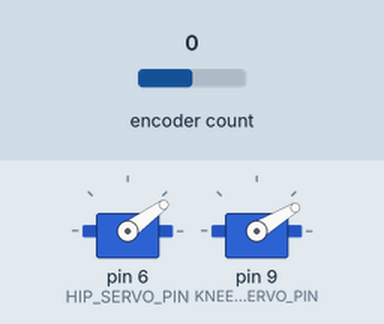
Bench run of a sketch on a simulated Arduino Pro Mini, built with avr-gcc and run on an emulated ATmega328P. Shown: 2 × servo. Inputs (shaded band) come from the test bench; at power-on: encoder count 0.

Above: at 0.1 s.
At 1.9 s:
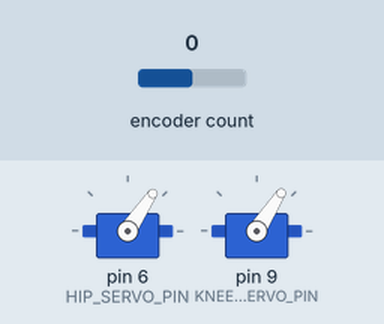
Timing chart, 0 to 3.4 s (numbered marks = the images above):
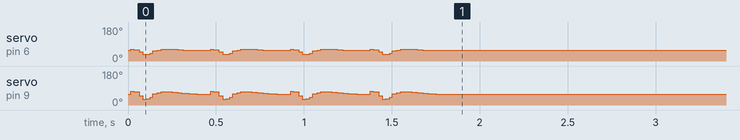

The sketch:

ArduinoHop1012.ino
```cpp
// Arduino Pro Mini, 5V 16MHz, ATMega 328p
//install servo library
//install encoder library

#define KNEE_SERVO_PIN  9
#define HIP_SERVO_PIN   6

#define HIP_MAX_ANGLE 150
#define HIP_MIN_ANGLE 15

#define KNEE_MAX_ANGLE 175
#define KNEE_MIN_ANGLE 15

int hip_servo = 0;
int knee_servo = 1;
int i = 0;

#include <Servo.h>
#include <Encoder.h>

Servo hip;
Servo knee;
Encoder heightEnc(7, 8);

int hip_pos = 0;    // variable to store the servo position
int knee_pos = 0;

long oldPosition  = -999;
long height;

int trajHip[] = {61, 69, 66, 65, 51, 38, 30, 43, 44, 59, 61, 64, 67, 69, 69, 68, 68, 67, 66, 65, 64, 64, 63, 63, 63, 62, 62, 62, 61, 61};
int trajKnee[] = {119, 107, 109, 109, 116, 123, 126, 121, 120, 114, 113, 111, 109, 110, 111, 111, 112, 113, 114, 116, 116, 116, 117, 117, 117, 118, 118, 118, 118, 119};
int j;
int numHops = 4;
void setup()
{
  Serial.begin(9600);
  hip.attach(HIP_SERVO_PIN);
  knee.attach(KNEE_SERVO_PIN);

//  command_servo(hip_servo,0);
//  command_servo(knee_servo,90);
////  command_servo(knee_servo,106); //do not make this 0-20
//  sweep_servo(hip_servo,0,180,15);
//  delay(1000);
//  command_servo(hip_servo,90);
//  delay(1000);
//  sweep_servo(knee_servo,0,180,15);
//  delay(1000);
//  command_servo(hip_servo,0);
  for (j = 0; j < numHops; j++){
    FollowTraj();
  }
}

//if(i,20)

void loop()
{
  // read encoder
  height = get_height();


  //sweep hip

 // sweep_servo(hip_servo,HIP_MIN_ANGLE,HIP_MAX_ANGLE,15);//////////////////////

  //sweep knee
  //sweep_servo(knee_servo,KNEE_MIN_ANGLE,KNEE_MAX_ANGLE,15);
}

void FollowTraj()
{
  int numIntervals = 3;
  int i, c;
  int delay_time = 5;
  int angleHip;
  int angleKnee;
  int y1h, y2h, y1k, y2k;
  int numElements = sizeof(trajHip)/sizeof(int);
  for (i = 0; i < numElements-1; i++){
    y1k = trajKnee[i];
    y2k = trajKnee[i+1];
    y1h = trajHip[i];
    y2h = trajHip[i+1];
    for (c=0; c < numIntervals; c++)
    {
      angleKnee = y1k + (y2k-y1k)*c/numIntervals;
      angleHip = y1h + (y2h-y1h)*c/numIntervals;   //linear interpolation
      angleHip = angleHip - 16;
      command_servo(hip_servo, angleHip);
      angleKnee = angleKnee-angleHip+90;
      command_servo(knee_servo, angleKnee);
      delay(delay_time);
    }
  }
}
void command_servo(int servo,int angle)
{
  if (servo == hip_servo)
    angle = angle*(165-20)/180 + 20;
  if (servo == knee_servo)
  {
    angle = 194-angle*(194-42)/180;
  }
  if(servo==hip_servo)
  {
    if(angle>HIP_MAX_ANGLE)
    {
      hip.write(HIP_MAX_ANGLE);
    }else if(angle<HIP_MIN_ANGLE)
    {
      hip.write(HIP_MIN_ANGLE);
    } else
    {
      hip.write(angle);
    }
  } else if (servo==knee_servo)
  {
    if(angle>KNEE_MAX_ANGLE)
    {
      knee.write(KNEE_MAX_ANGLE);
    }else if(angle<KNEE_MIN_ANGLE)
    {
      knee.write(KNEE_MIN_ANGLE);
    } else
    {
      knee.write(angle);
    }
  }
}

void sweep_servo(int servo,int min_angle,int max_angle,int delay_time)
{
  int pos;
  for (pos = min_angle; pos <= max_angle; pos += 1)
  {
    command_servo(servo,pos);
    delay(delay_time);
  }
  for (pos = max_angle; pos >= min_angle; pos -= 1)
  {
    command_servo(servo,pos);
    delay(delay_time);
  }
}

long get_height()
{
  long temp= heightEnc.read();
  if (temp != oldPosition)
  {
    oldPosition = temp;
  }
  return temp;
}
```
